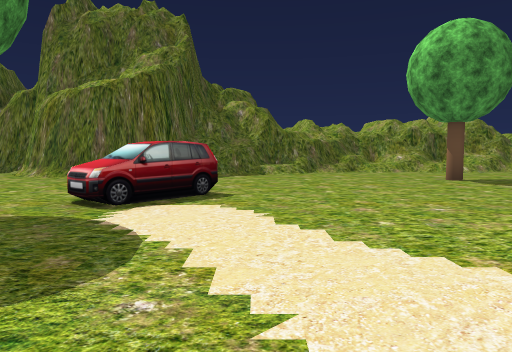
view 1 (above)

19 first-person views from a walk through a 3-D level made in the Unity game engine. The camera is 1.3 m above the floor, tilts 4° down and sees 70° across. The floor is counted in squares, 2 m on a side. Each view is taken from the middle of a square. On the plan, view 1 faces up. The plan holds only what a view shows up to about 11 squares ahead; the rest is blank. The place goes on beyond the plan. Some trees and plants on the terrain are drawn as simple stand-ins. Door leaves are left out, so doorways stand open. Some surface patterns are stand-ins.

view 2
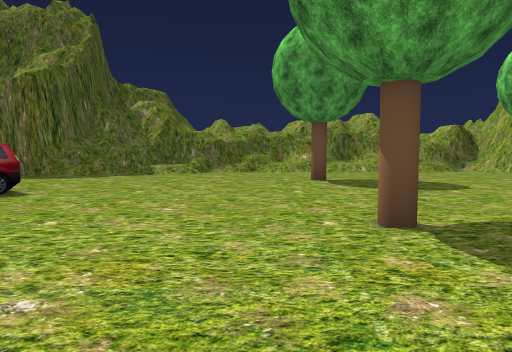

view 3
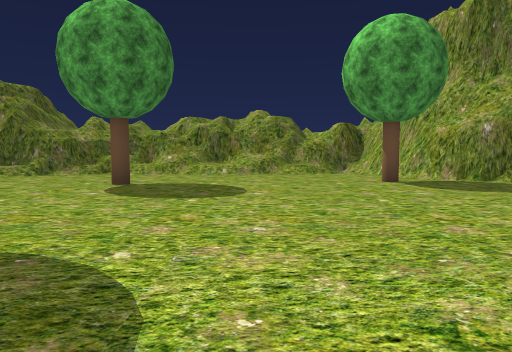

view 4
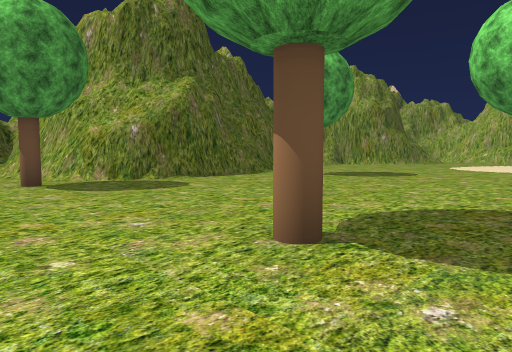

view 5
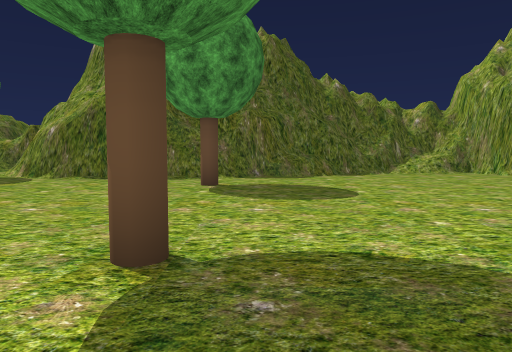

view 6
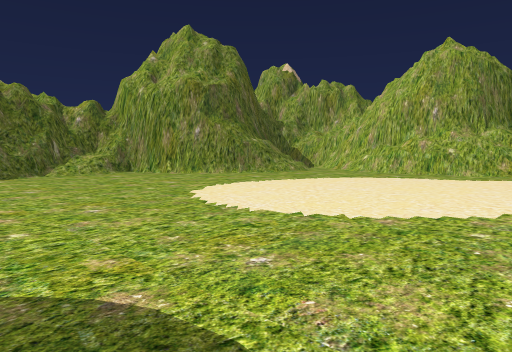

view 7
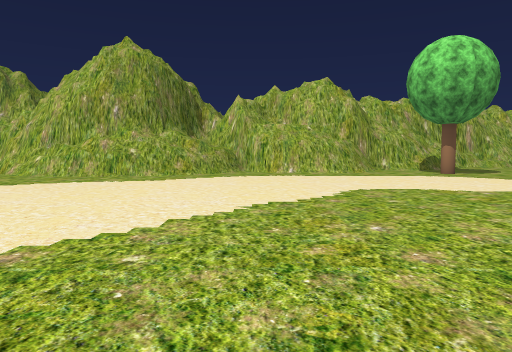

view 8
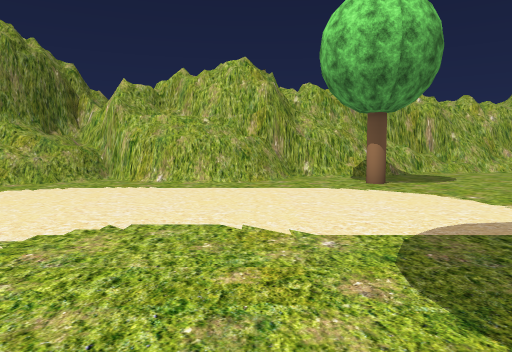

view 9
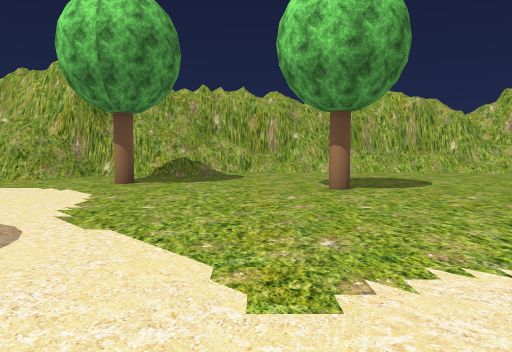

view 10
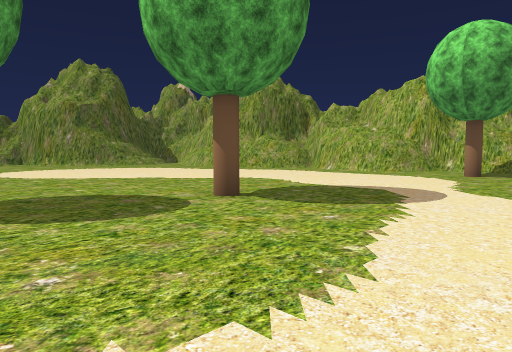

view 11
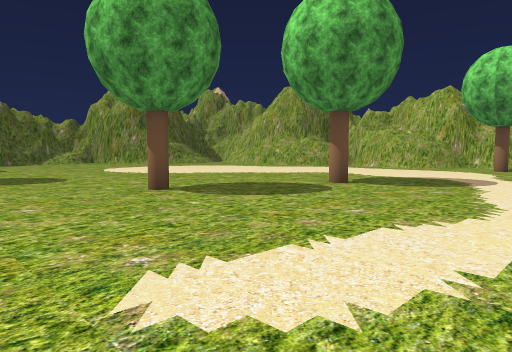

view 12
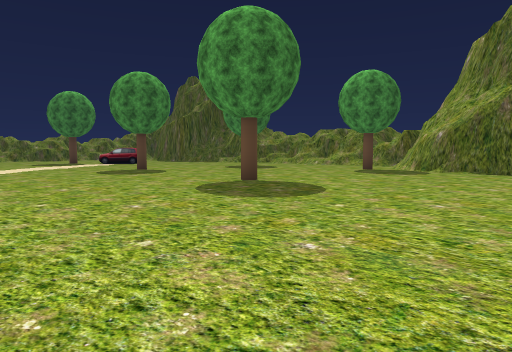

view 13
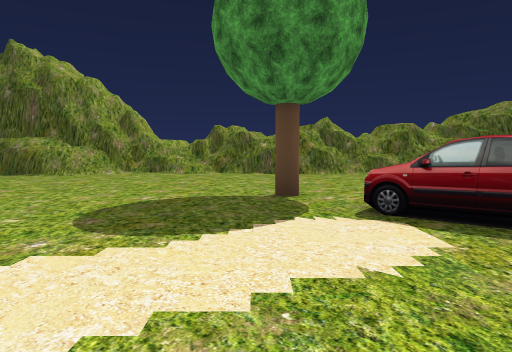

view 14
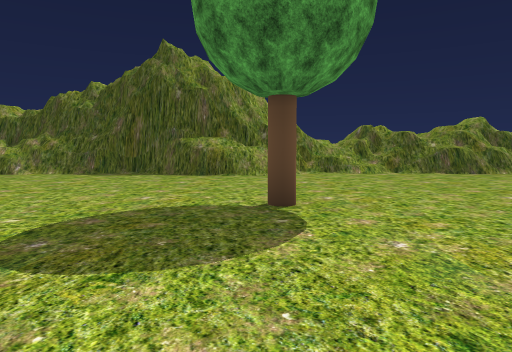

view 15
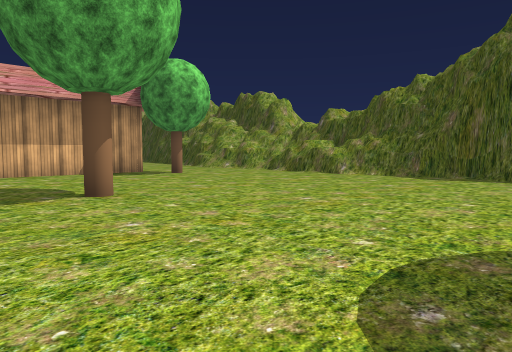

view 16
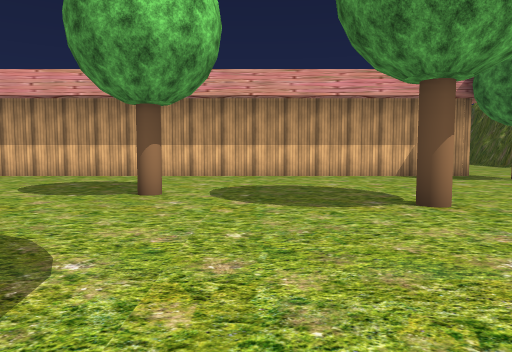

view 17
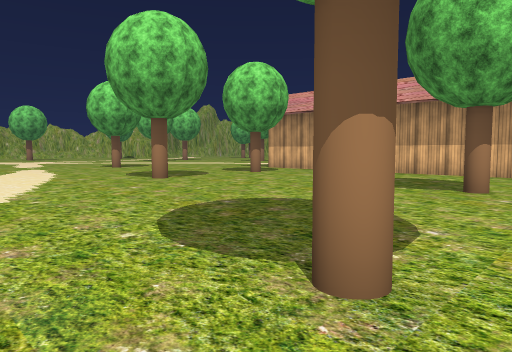

view 18
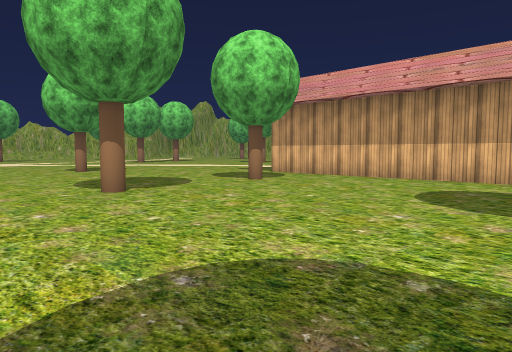

view 19
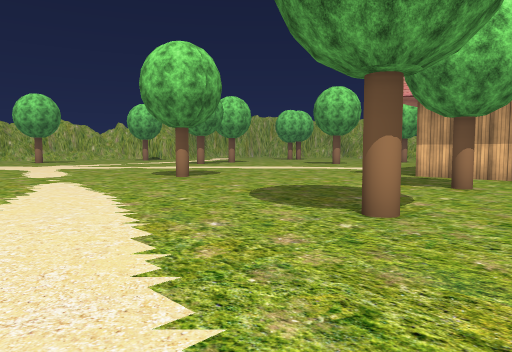

### Floor plan
Key: @ floor where view 1 was taken; # wall or solid block; . main floor; : floor 0.5 m higher than the main floor; / step, stairs or slope; = window, fence, low wall or low ledge; ^ raised ledge; T tree; O other object.
Columns run from 8 left of view 1 to 33 right of it. Each row starts with its distance up from view 1.
 12           ##########
 11 ###     ####//////##        #####
 10  .## ####........./#     ####.=.#
  9   .###............T#######......##
  8 # ... ......T....................##
  7 ^  .. ..................T........... #
  6 /.  ...O.............................#
  5 #.....OO.............................#
  4 #....................................#
  3 .....T......T.....T..................#
  2 ........................T............^##
  1 ......................................^#
  0 ........@  ...........................##
 -1 /.........  ..........................#
 -2 /.....T....     ...........T..........#
 -3 =............        .................##
 -4 #..................      ......T.......##
 -5 ..........T..........................T.##
 -6 ........................................##
 -7 #.......................................==
 -8 #......T.........T.......................=
 -9 #..........T...........T...    .....T....=
-10 #.........................      .........#
-11  ................T.......         .......=
-12   .T....................           ......:
-13    .###############....              ....:

Where each view was taken, in squares from view 1:
view 1: 0 up, 0 right, facing up
view 2: 0 up, 3 right, facing up
view 3: 1 up, 7 right, facing up
view 4: 1 up, 8 right, facing up-right
view 5: 0 up, 17 right, facing up
view 6: 0 up, 18 right, facing up-right
view 7: 0 up, 19 right, facing right
view 8: 3 down, 22 right, facing right
view 9: 8 down, 22 right, facing right
view 10: 8 down, 19 right, facing up-right
view 11: 8 down, 16 right, facing up-right
view 12: 3 down, 16 right, facing up-left
view 13: 3 up, 2 right, facing left
view 14: 2 down, 2 right, facing left
view 15: 3 down, 1 right, facing down-left
view 16: 4 down, 1 right, facing down
view 17: 3 down, 1 right, facing down-right
view 18: 5 down, 3 right, facing down-right
view 19: 4 down, 7 right, facing down-right
